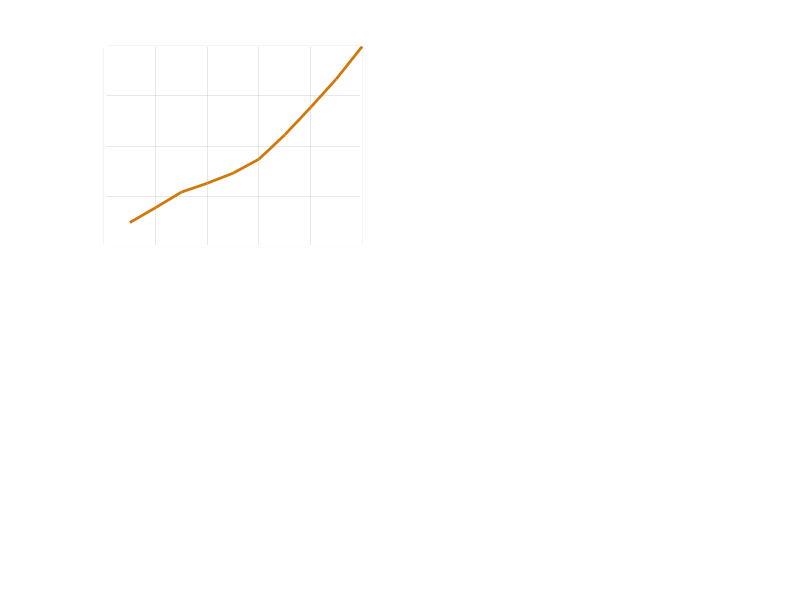

Write MATLAB code to recreate this figure. (Note: this script raises an error after producing the figure.)
% Load battery final estimation parameters
load('AUV_BatteryParametersFinal.mat');

% Reuse figure if it exists, else create new figure
try
    figure(f1_AUV_BatteryParameters)
catch
    f1_AUV_BatteryParameters = ...
        figure('Name','f1_AUV_BatteryParameters');
end

% Set background color for the figure
set(gcf,'Color',[0.4,0.4,0.4])

% Plot battery final parameters versus SOC
subplot(221)
plot(SOC_LUT,Em_LUT,'Color',[210,120,9]/255,'LineWidth',2)
set(gca,'XColor','w','YColor','w','GridColor',[0.4,0.4,0.4])
xlabel('SOC')
ylabel('Volts')
title('Open Circuit Voltage - Em','Color','w')
grid on
[~] = axtoolbar({'restoreview'});

subplot(222)
plot(SOC_LUT,R0_LUT,'Color',[210,120,9]/255,'LineWidth',2)
set(gca,'XColor','w','YColor','w','GridColor',[0.4,0.4,0.4])
xlabel('SOC')
ylabel('ohms')
title('Internal Resistance - R0','Color','w')
grid on
[~] = axtoolbar({'restoreview'});

subplot(223)
plot(SOC_LUT,R1_LUT,'Color',[210,120,9]/255,'LineWidth',2)
set(gca,'XColor','w','YColor','w','GridColor',[0.4,0.4,0.4])
xlabel('SOC')
ylabel('ohms')
title('Diffusion Resistance - R1','Color','w')
grid on
[~] = axtoolbar({'restoreview'});

subplot(224)
plot(SOC_LUT,tau1_LUT,'Color',[210,120,9]/255,'LineWidth',2)
set(gca,'XColor','w','YColor','w','GridColor',[0.4,0.4,0.4])
xlabel('SOC')
ylabel('sec')
title('Time Constant - Tau1','Color','w')
grid on
[~] = axtoolbar({'restoreview'});
